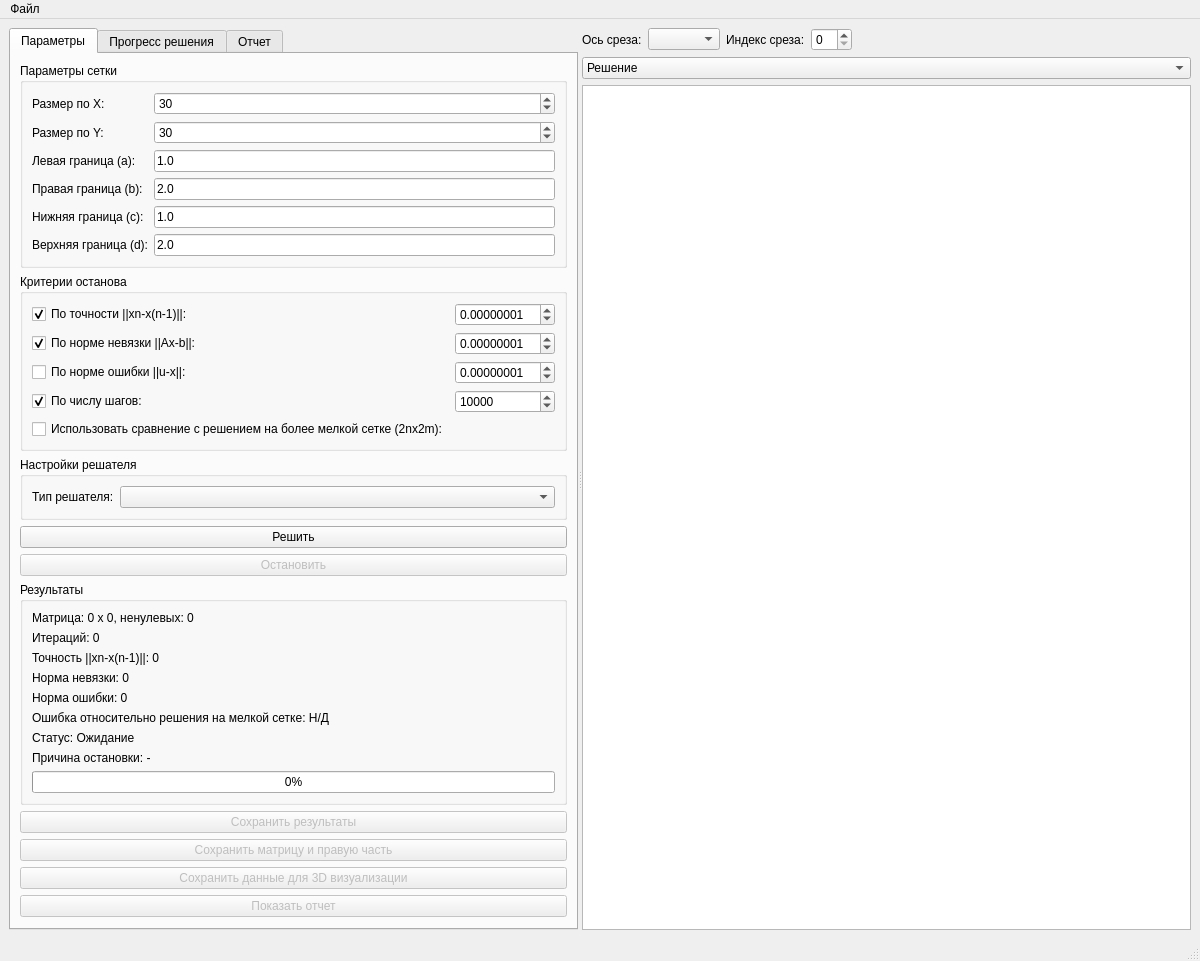
<?xml version="1.0" encoding="UTF-8"?>
<ui version="4.0">
 <class>MainWindow</class>
 <widget class="QMainWindow" name="MainWindow">
  <property name="geometry">
   <rect>
    <x>0</x>
    <y>0</y>
    <width>1200</width>
    <height>768</height>
   </rect>
  </property>
  <property name="windowTitle">
   <string>Решатель задачи Дирихле</string>
  </property>
  <widget class="QWidget" name="centralwidget">
   <layout class="QHBoxLayout" name="horizontalLayout">
    <item>
     <widget class="QSplitter" name="splitter">
      <property name="orientation">
       <enum>Qt::Horizontal</enum>
      </property>
      <widget class="QWidget" name="layoutWidget">
       <layout class="QVBoxLayout" name="controlLayout">
        <item>
         <widget class="QTabWidget" name="tabWidget">
          <property name="currentIndex">
           <number>0</number>
          </property>
          <widget class="QWidget" name="tabParameters">
           <attribute name="title">
            <string>Параметры</string>
           </attribute>
           <layout class="QVBoxLayout" name="verticalLayout_3">
            <item>
             <widget class="QGroupBox" name="gridParamsGroup">
              <property name="title">
               <string>Параметры сетки</string>
              </property>
              <layout class="QFormLayout" name="formLayout">
               <item row="0" column="0">
                <widget class="QLabel" name="nLabel">
                 <property name="text">
                  <string>Размер по X:</string>
                 </property>
                </widget>
               </item>
               <item row="0" column="1">
                <widget class="QSpinBox" name="nSpinBox">
                 <property name="minimum">
                  <number>6</number>
                 </property>
                 <property name="maximum">
                  <number>10000</number>
                 </property>
                 <property name="value">
                  <number>30</number>
                 </property>
                </widget>
               </item>
               <item row="1" column="0">
                <widget class="QLabel" name="mLabel">
                 <property name="text">
                  <string>Размер по Y:</string>
                 </property>
                </widget>
               </item>
               <item row="1" column="1">
                <widget class="QSpinBox" name="mSpinBox">
                 <property name="minimum">
                  <number>6</number>
                 </property>
                 <property name="maximum">
                  <number>10000</number>
                 </property>
                 <property name="value">
                  <number>30</number>
                 </property>
                </widget>
               </item>
               <item row="2" column="0">
                <widget class="QLabel" name="aLabel">
                 <property name="text">
                  <string>Левая граница (a):</string>
                 </property>
                </widget>
               </item>
               <item row="2" column="1">
                <widget class="QLineEdit" name="aLineEdit">
                 <property name="text">
                  <string>1.0</string>
                 </property>
                </widget>
               </item>
               <item row="3" column="0">
                <widget class="QLabel" name="bLabel">
                 <property name="text">
                  <string>Правая граница (b):</string>
                 </property>
                </widget>
               </item>
               <item row="3" column="1">
                <widget class="QLineEdit" name="bLineEdit">
                 <property name="text">
                  <string>2.0</string>
                 </property>
                </widget>
               </item>
               <item row="4" column="0">
                <widget class="QLabel" name="cLabel">
                 <property name="text">
                  <string>Нижняя граница (c):</string>
                 </property>
                </widget>
               </item>
               <item row="4" column="1">
                <widget class="QLineEdit" name="cLineEdit">
                 <property name="text">
                  <string>1.0</string>
                 </property>
                </widget>
               </item>
               <item row="5" column="0">
                <widget class="QLabel" name="dLabel">
                 <property name="text">
                  <string>Верхняя граница (d):</string>
                 </property>
                </widget>
               </item>
               <item row="5" column="1">
                <widget class="QLineEdit" name="dLineEdit">
                 <property name="text">
                  <string>2.0</string>
                 </property>
                </widget>
               </item>
              </layout>
             </widget>
            </item>
            <item>
             <widget class="QGroupBox" name="stopCriteriaGroup">
              <property name="title">
               <string>Критерии останова</string>
              </property>
              <layout class="QGridLayout" name="gridLayout">
               <item row="0" column="0">
                <widget class="QCheckBox" name="precisionCheckBox">
                 <property name="text">
                  <string>По точности ||xn-x(n-1)||:</string>
                 </property>
                 <property name="checked">
                  <bool>true</bool>
                 </property>
                </widget>
               </item>
               <item row="0" column="1">
                <widget class="QDoubleSpinBox" name="precisionSpinBox">
                 <property name="decimals">
                  <number>8</number>
                 </property>
                 <property name="maximum">
                  <double>1.000000000000000</double>
                 </property>
                 <property name="singleStep">
                  <double>0.000000010000000</double>
                 </property>
                 <property name="value">
                  <double>0.000000010000000</double>
                 </property>
                </widget>
               </item>
               <item row="1" column="0">
                <widget class="QCheckBox" name="residualCheckBox">
                 <property name="text">
                  <string>По норме невязки ||Ax-b||:</string>
                 </property>
                 <property name="checked">
                  <bool>true</bool>
                 </property>
                </widget>
               </item>
               <item row="1" column="1">
                <widget class="QDoubleSpinBox" name="residualSpinBox">
                 <property name="decimals">
                  <number>8</number>
                 </property>
                 <property name="maximum">
                  <double>1.000000000000000</double>
                 </property>
                 <property name="singleStep">
                  <double>0.000000010000000</double>
                 </property>
                 <property name="value">
                  <double>0.000000010000000</double>
                 </property>
                </widget>
               </item>
               <item row="2" column="0">
                <widget class="QCheckBox" name="exactErrorCheckBox">
                 <property name="text">
                  <string>По норме ошибки ||u-x||:</string>
                 </property>
                </widget>
               </item>
               <item row="2" column="1">
                <widget class="QDoubleSpinBox" name="exactErrorSpinBox">
                 <property name="decimals">
                  <number>8</number>
                 </property>
                 <property name="maximum">
                  <double>1.000000000000000</double>
                 </property>
                 <property name="singleStep">
                  <double>0.000000010000000</double>
                 </property>
                 <property name="value">
                  <double>0.000000010000000</double>
                 </property>
                </widget>
               </item>
               <item row="3" column="0">
                <widget class="QCheckBox" name="maxIterCheckBox">
                 <property name="text">
                  <string>По числу шагов:</string>
                 </property>
                 <property name="checked">
                  <bool>true</bool>
                 </property>
                </widget>
               </item>
               <item row="3" column="1">
                <widget class="QSpinBox" name="maxIterSpinBox">
                 <property name="minimum">
                  <number>6</number>
                 </property>
                 <property name="maximum">
                  <number>1000000</number>
                 </property>
                 <property name="value">
                  <number>10000</number>
                 </property>
                </widget>
               </item>
               <item row="4" column="0">
                <widget class="QCheckBox" name="refinedGridCheckBox">
                 <property name="text">
                  <string>Использовать сравнение с решением на более мелкой сетке (2nx2m):</string>
                 </property>
                </widget>
               </item>
              </layout>
             </widget>
            </item>
            <item>
             <widget class="QGroupBox" name="solverSettingsGroup">
              <property name="title">
               <string>Настройки решателя</string>
              </property>
              <layout class="QFormLayout" name="formLayout_2">
               <item row="0" column="0">
                <widget class="QLabel" name="solverTypeLabel">
                 <property name="text">
                  <string>Тип решателя:</string>
                 </property>
                </widget>
               </item>
               <item row="0" column="1">
                <widget class="QComboBox" name="solverTypeComboBox"/>
               </item>
              </layout>
             </widget>
            </item>
            <item>
             <widget class="QPushButton" name="solveButton">
              <property name="text">
               <string>Решить</string>
              </property>
             </widget>
            </item>
            <item>
             <widget class="QPushButton" name="stopButton">
              <property name="enabled">
               <bool>false</bool>
              </property>
              <property name="text">
               <string>Остановить</string>
              </property>
             </widget>
            </item>
            <item>
             <widget class="QGroupBox" name="resultsGroup">
              <property name="title">
               <string>Результаты</string>
              </property>
              <layout class="QVBoxLayout" name="verticalLayout_2">
               <item>
                <widget class="QLabel" name="matrixInfoLabel">
                 <property name="text">
                  <string>Матрица: 0 x 0, ненулевых: 0</string>
                 </property>
                 <property name="alignment">
                  <set>Qt::AlignLeading|Qt::AlignLeft|Qt::AlignVCenter</set>
                 </property>
                </widget>
               </item>
               <item>
                <widget class="QLabel" name="iterationsLabel">
                 <property name="text">
                  <string>Итераций: 0</string>
                 </property>
                </widget>
               </item>
               <item>
                <widget class="QLabel" name="precisionLabel">
                 <property name="text">
                  <string>Точность ||xn-x(n-1)||: 0</string>
                 </property>
                </widget>
               </item>
               <item>
                <widget class="QLabel" name="residualNormLabel">
                 <property name="text">
                  <string>Норма невязки: 0</string>
                 </property>
                </widget>
               </item>
               <item>
                <widget class="QLabel" name="errorNormLabel">
                 <property name="text">
                  <string>Норма ошибки: 0</string>
                 </property>
                </widget>
               </item>
               <item>
                <widget class="QLabel" name="refinedGridErrorLabel">
                 <property name="text">
                  <string>Ошибка относительно решения на мелкой сетке: Н/Д</string>
                 </property>
                </widget>
               </item>
               <item>
                <widget class="QLabel" name="convergenceStatusLabel">
                 <property name="text">
                  <string>Статус: Ожидание</string>
                 </property>
                </widget>
               </item>
               <item>
                <widget class="QLabel" name="stopReasonLabel">
                 <property name="text">
                  <string>Причина остановки: -</string>
                 </property>
                </widget>
               </item>
               <item>
                <widget class="QProgressBar" name="progressBar">
                 <property name="minimum">
                  <number>0</number>
                 </property>
                 <property name="maximum">
                  <number>100</number>
                 </property>
                 <property name="value">
                  <number>0</number>
                 </property>
                </widget>
               </item>
              </layout>
             </widget>
            </item>
            <item>
             <widget class="QPushButton" name="saveResultsButton">
              <property name="enabled">
               <bool>false</bool>
              </property>
              <property name="text">
               <string>Сохранить результаты</string>
              </property>
             </widget>
            </item>
            <item>
             <widget class="QPushButton" name="saveMatrixButton">
              <property name="enabled">
               <bool>false</bool>
              </property>
              <property name="text">
               <string>Сохранить матрицу и правую часть</string>
              </property>
             </widget>
            </item>
            <item>
             <widget class="QPushButton" name="saveVisualizationButton">
              <property name="enabled">
               <bool>false</bool>
              </property>
              <property name="text">
               <string>Сохранить данные для 3D визуализации</string>
              </property>
             </widget>
            </item>
            <item>
             <widget class="QPushButton" name="showReportButton">
              <property name="enabled">
               <bool>false</bool>
              </property>
              <property name="text">
               <string>Показать отчет</string>
              </property>
             </widget>
            </item>
            <item>
             <spacer name="verticalSpacer">
              <property name="orientation">
               <enum>Qt::Vertical</enum>
              </property>
              <property name="sizeHint" stdset="0">
               <size>
                <width>20</width>
                <height>40</height>
               </size>
              </property>
             </spacer>
            </item>
           </layout>
          </widget>
          <widget class="QWidget" name="tabProgress">
           <attribute name="title">
            <string>Прогресс решения</string>
           </attribute>
           <layout class="QVBoxLayout" name="verticalLayout">
            <item>
             <widget class="QTextEdit" name="progressTextEdit">
              <property name="readOnly">
               <bool>true</bool>
              </property>
             </widget>
            </item>
            <item>
             <widget class="QChartView" name="progressChartView">
              <property name="minimumSize">
               <size>
                <width>0</width>
                <height>300</height>
               </size>
              </property>
             </widget>
            </item>
           </layout>
          </widget>
          <widget class="QWidget" name="tabReport">
           <attribute name="title">
            <string>Отчет</string>
           </attribute>
           <layout class="QVBoxLayout" name="verticalLayout_4">
            <item>
             <widget class="QTextEdit" name="reportTextEdit">
              <property name="readOnly">
               <bool>true</bool>
              </property>
             </widget>
            </item>
           </layout>
          </widget>
         </widget>
        </item>
       </layout>
      </widget>
      <widget class="QWidget" name="layoutWidget">
       <layout class="QVBoxLayout" name="chartLayout">
        <item>
         <layout class="QHBoxLayout" name="sliceControlsLayout">
          <item>
           <widget class="QLabel" name="sliceAxisLabel">
            <property name="text">
             <string>Ось среза:</string>
            </property>
           </widget>
          </item>
          <item>
           <widget class="QComboBox" name="sliceAxisComboBox"/>
          </item>
          <item>
           <widget class="QLabel" name="sliceIndexLabel">
            <property name="text">
             <string>Индекс среза:</string>
            </property>
           </widget>
          </item>
          <item>
           <widget class="QSpinBox" name="sliceIndexSpinBox"/>
          </item>
          <item>
           <widget class="QLabel" name="sliceInfoLabel">
            <property name="text">
             <string/>
            </property>
           </widget>
          </item>
          <item>
           <spacer name="horizontalSpacer_sliceControls">
            <property name="orientation">
             <enum>Qt::Horizontal</enum>
            </property>
            <property name="sizeHint" stdset="0">
             <size>
              <width>40</width>
              <height>20</height>
             </size>
            </property>
           </spacer>
          </item>
         </layout>
        </item>
        <item>
         <widget class="QComboBox" name="chartTypeComboBox">
          <item>
           <property name="text">
            <string>Решение</string>
           </property>
          </item>
          <item>
           <property name="text">
            <string>Ошибка</string>
           </property>
          </item>
          <item>
           <property name="text">
            <string>Невязка</string>
           </property>
          </item>
         </widget>
        </item>
        <item>
         <widget class="QChartView" name="chartView">
          <property name="minimumSize">
           <size>
            <width>600</width>
            <height>400</height>
           </size>
          </property>
         </widget>
        </item>
       </layout>
      </widget>
     </widget>
    </item>
   </layout>
  </widget>
  <widget class="QMenuBar" name="menubar">
   <property name="geometry">
    <rect>
     <x>0</x>
     <y>0</y>
     <width>1200</width>
     <height>22</height>
    </rect>
   </property>
   <widget class="QMenu" name="menu_File">
    <property name="title">
     <string>Файл</string>
    </property>
    <addaction name="action_Exit"/>
   </widget>
   <addaction name="menu_File"/>
  </widget>
  <widget class="QStatusBar" name="statusbar"/>
  <action name="action_Exit">
   <property name="text">
    <string>Выход</string>
   </property>
  </action>
 </widget>
 <customwidgets>
  <customwidget>
   <class>QChartView</class>
   <extends>QGraphicsView</extends>
   <header location="global">QtCharts/QChartView</header>
  </customwidget>
 </customwidgets>
 <resources/>
 <connections/>
</ui>
